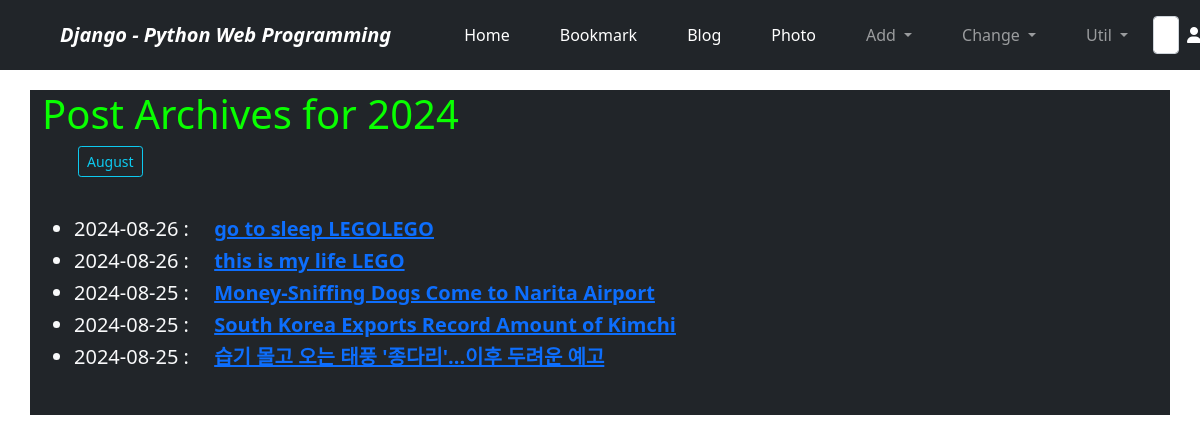
Page /blog/archive/2024/ on the committed database.
### blog/models.py (models this page shows, shortened)
class Post(models.Model):
    title = models.CharField('TITLE', max_length=50)
    slug = models.SlugField('SLUG', unique=True, allow_unicode=True, help_text='one word for title alias.')
    description = models.CharField('DESCRIPTION', max_length=100, blank=True, help_text='simple description text.')
    content = models.TextField('CONTENT')
    create_dt = models.DateTimeField('CREATE DATE', auto_now_add=True)
    modify_dt = models.DateTimeField('MODIFY DATE', auto_now=True)
    owner = models.ForeignKey(User, on_delete=models.CASCADE, null=True, blank=True, verbose_name='OWNER')
    tags = TaggableManager(blank=True)
    class Meta:
        verbose_name = 'post'
        verbose_name_plural = 'posts'
        db_table = 'blog_posts'
        ordering = ('-modify_dt',)
    def get_absolute_url(self):
        return reverse('blog:post_detail', args=(self.slug,))

### blog/views.py (the view)
# urls.py: path('archive/<int:year>/', PostYAV.as_view(), name='post_year_archive'),
class PostYAV(YearArchiveView):
    model = Post
    date_field = 'modify_dt'
    make_object_list = True

### blog/templates/blog/post_archive_year.html (shortened to what this page needs)
{% extends 'base.html' %}
{% block content %}
<h1 style="color:#09ff00">Post Archives for {{ year|date:'Y'}}</h1>
<ul>
    {% for date in date_list %}
    <li style="display: inline;">
        <a href="{% url 'blog:post_month_archive' date|date:'Y' date|date:'b' %}" class="btn btn-outline-info btn-sm mx-1">
            {{date|date:'F'}}
        </a>
    </li>
    {% endfor %}
</ul>
<br>
<div style="padding-bottom: 10px;">
    <ul>
        {% for post in object_list %}
        <li class="h5">{{ post.modify_dt|date:'Y-m-d'}}&nbsp;:&emsp;
            <a href="{{ post.get_absolute_url }}"><strong>{{ post.title }}</strong></a>
        </li>
        {% endfor %}
    </ul>
</div>
{% endblock %}

### rows in the picture
Post: modify_dt "2024-08-26", title "go to sleep LEGOLEGO"
Post: modify_dt "2024-08-26", title "this is my life LEGO"
Post: modify_dt "2024-08-25", title "Money-Sniffing Dogs Come to Narita Airport"
Post: modify_dt "2024-08-25", title "South Korea Exports Record Amount of Kimchi"
Post: modify_dt "2024-08-25", title "습기 몰고 오는 태풍 '종다리'...이후 두려운 예고"

### other values in the picture
{{ year|date:'Y' }} "2024"
{{ date|date:'F' }} "August"
